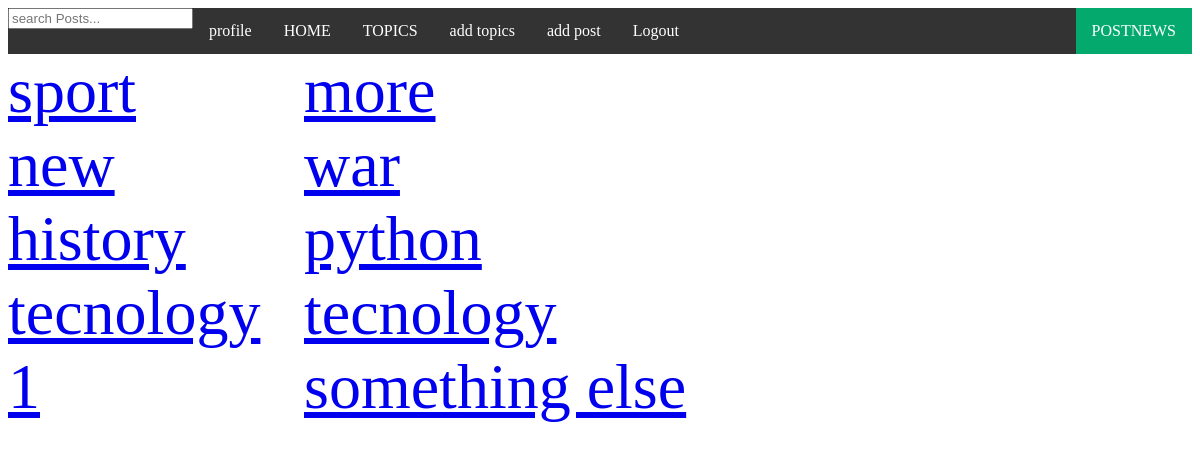
The app's page /topics/ (signed in) with its own data.
### base/models.py (models this page shows, shortened)
class Topic(models.Model):
    name = models.CharField(max_length=200)

### base/views.py (the view)
# urls.py: path('topics/', views.topicpage, name="topicpage"),
def topicpage(request):
    Topics = Topic.objects.all()
    context = { 'Topics':Topics }
    return render(request, 'topics.html', context)

### templates/topics.html (shortened to what this page needs)
{% extends 'main.html' %}
{% block content %}
<div class="c">
{% for Topic in Topics %}
    <div>
        <a href="{% url 'home'%}?q={{ Topic.name}}">{{ Topic.name }}</a>
    </div>
{% endfor %}
</div>
{% endblock content %}

### templates/topics.html (style rules this page uses)
div.c { font-size: 400%; display: grid; grid-template-columns: 1fr 3fr ; }

### records on screen
Topic: name "sport"
Topic: name "more"
Topic: name "new"
Topic: name "war"
Topic: name "history"
Topic: name "python"
Topic: name "tecnology"
Topic: name "tecnology"
Topic: name "1"
Topic: name "something else"
